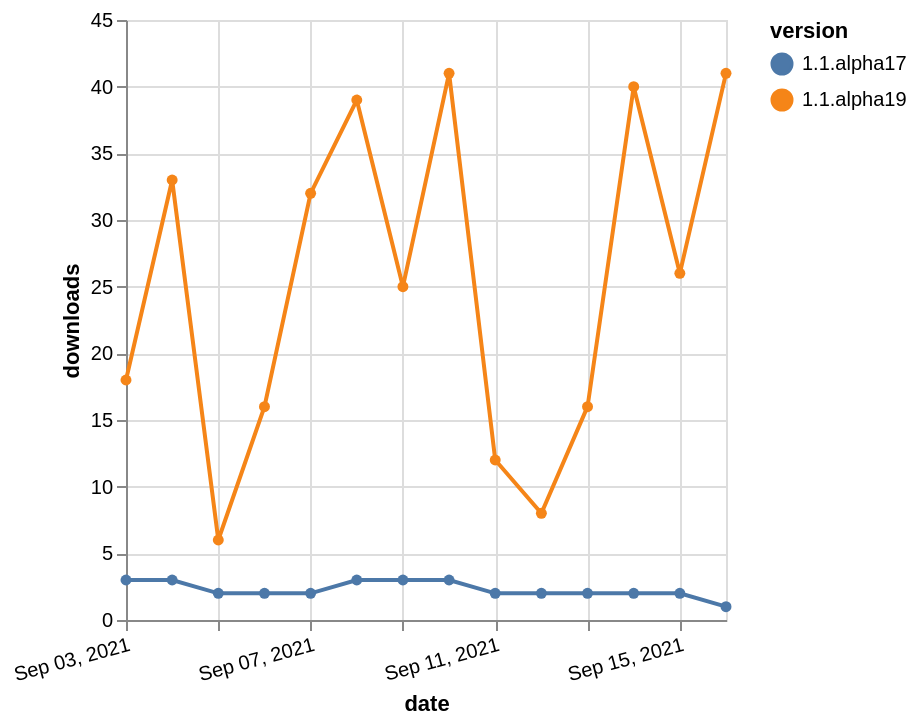

Vega-Lite specification stored for this chart:
### Vega-Lite specification from a JSON file in a GitHub repository (floating-point values rounded to 4 significant figures)
{"$schema": "https://vega.github.io/schema/vega-lite/v5.json", "description": "A simple bar chart with embedded data.", "data": {"values": [{"date": "2021-09-03", "total": 17629, "delta": 18, "version": "1.1.alpha19"}, {"date": "2021-09-04", "total": 17662, "delta": 33, "version": "1.1.alpha19"}, {"date": "2021-09-05", "total": 17668, "delta": 6, "version": "1.1.alpha19"}, {"date": "2021-09-06", "total": 17684, "delta": 16, "version": "1.1.alpha19"}, {"date": "2021-09-07", "total": 17716, "delta": 32, "version": "1.1.alpha19"}, {"date": "2021-09-08", "total": 17755, "delta": 39, "version": "1.1.alpha19"}, {"date": "2021-09-09", "total": 17780, "delta": 25, "version": "1.1.alpha19"}, {"date": "2021-09-10", "total": 17821, "delta": 41, "version": "1.1.alpha19"}, {"date": "2021-09-11", "total": 17833, "delta": 12, "version": "1.1.alpha19"}, {"date": "2021-09-12", "total": 17841, "delta": 8, "version": "1.1.alpha19"}, {"date": "2021-09-13", "total": 17857, "delta": 16, "version": "1.1.alpha19"}, {"date": "2021-09-14", "total": 17897, "delta": 40, "version": "1.1.alpha19"}, {"date": "2021-09-15", "total": 17923, "delta": 26, "version": "1.1.alpha19"}, {"date": "2021-09-16", "total": 17964, "delta": 41, "version": "1.1.alpha19"}, {"date": "2021-09-03", "total": 4421, "delta": 3, "version": "1.1.alpha17"}, {"date": "2021-09-04", "total": 4424, "delta": 3, "version": "1.1.alpha17"}, {"date": "2021-09-05", "total": 4426, "delta": 2, "version": "1.1.alpha17"}, {"date": "2021-09-06", "total": 4428, "delta": 2, "version": "1.1.alpha17"}, {"date": "2021-09-07", "total": 4430, "delta": 2, "version": "1.1.alpha17"}, {"date": "2021-09-08", "total": 4433, "delta": 3, "version": "1.1.alpha17"}, {"date": "2021-09-09", "total": 4436, "delta": 3, "version": "1.1.alpha17"}, {"date": "2021-09-10", "total": 4439, "delta": 3, "version": "1.1.alpha17"}, {"date": "2021-09-11", "total": 4441, "delta": 2, "version": "1.1.alpha17"}, {"date": "2021-09-12", "total": 4443, "delta": 2, "version": "1.1.alpha17"}, {"date": "2021-09-13", "total": 4445, "delta": 2, "version": "1.1.alpha17"}, {"date": "2021-09-14", "total": 4447, "delta": 2, "version": "1.1.alpha17"}, {"date": "2021-09-15", "total": 4449, "delta": 2, "version": "1.1.alpha17"}, {"date": "2021-09-16", "total": 4450, "delta": 1, "version": "1.1.alpha17"}]}, "width": "container", "mark": {"type": "line", "point": {"filled": true}}, "encoding": {"x": {"field": "date", "type": "temporal", "timeUnit": "yearmonthdate", "title": "date", "axis": {"labelAngle": -15}}, "y": {"field": "delta", "type": "quantitative", "title": "downloads"}, "color": {"field": "version", "type": "nominal"}, "tooltip": {"field": "delta"}}}
